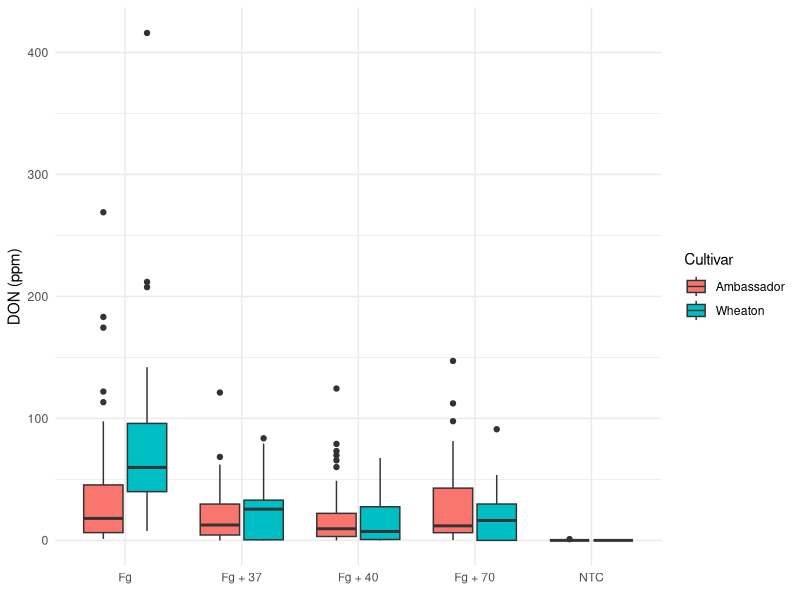
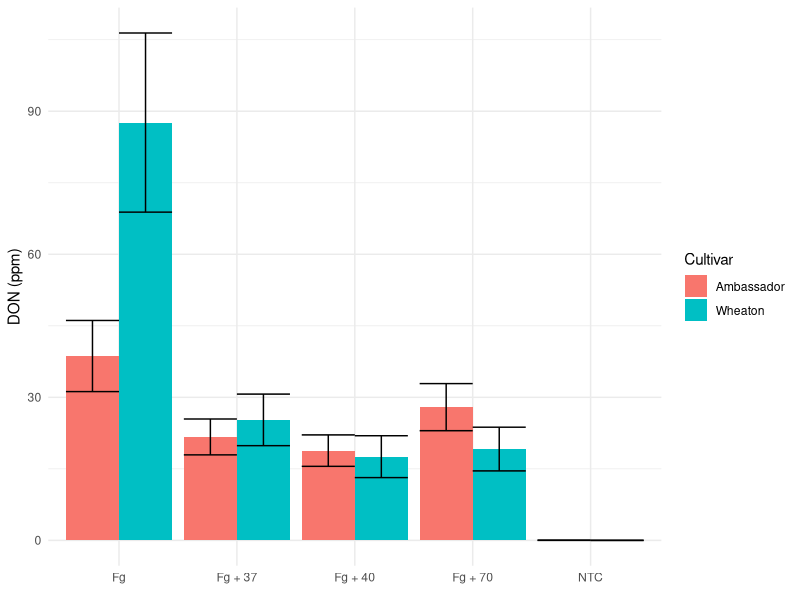
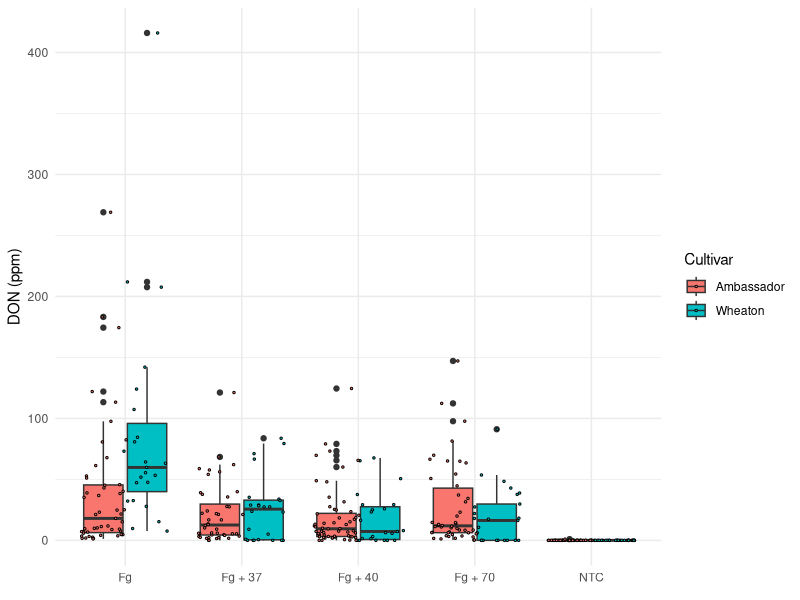
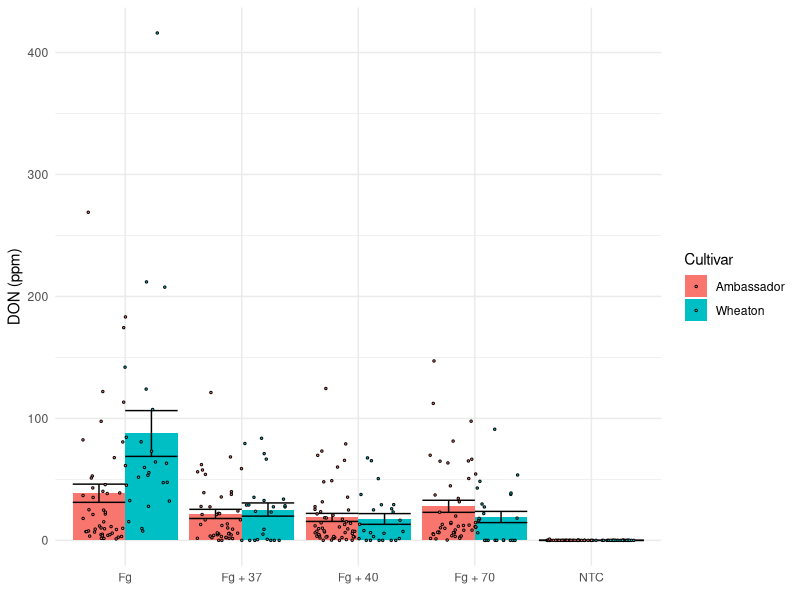
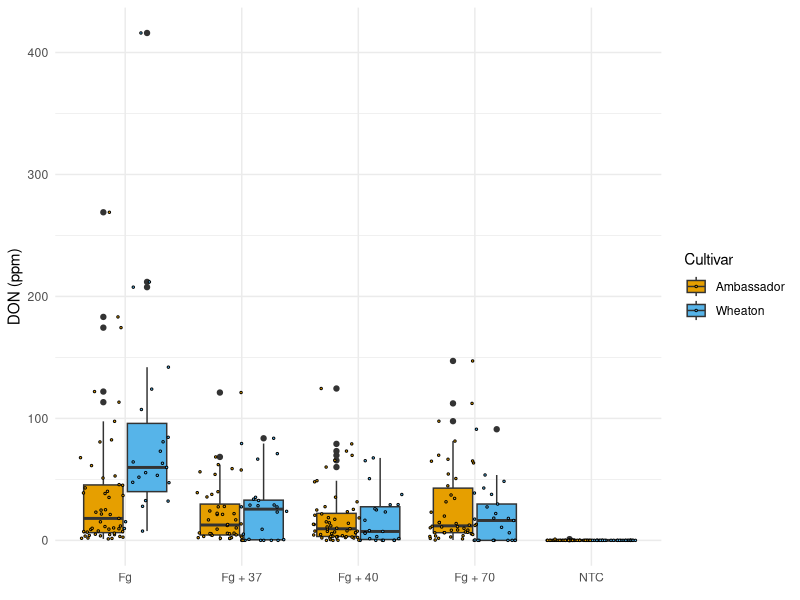
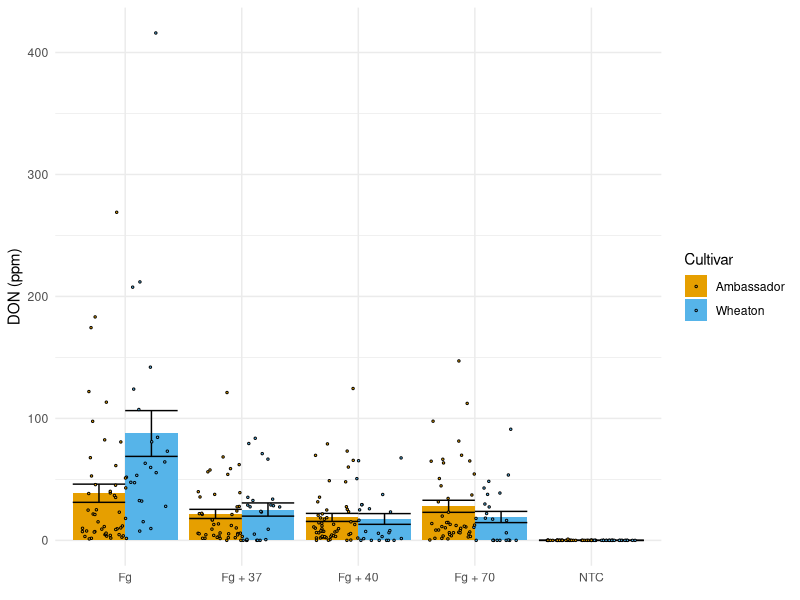
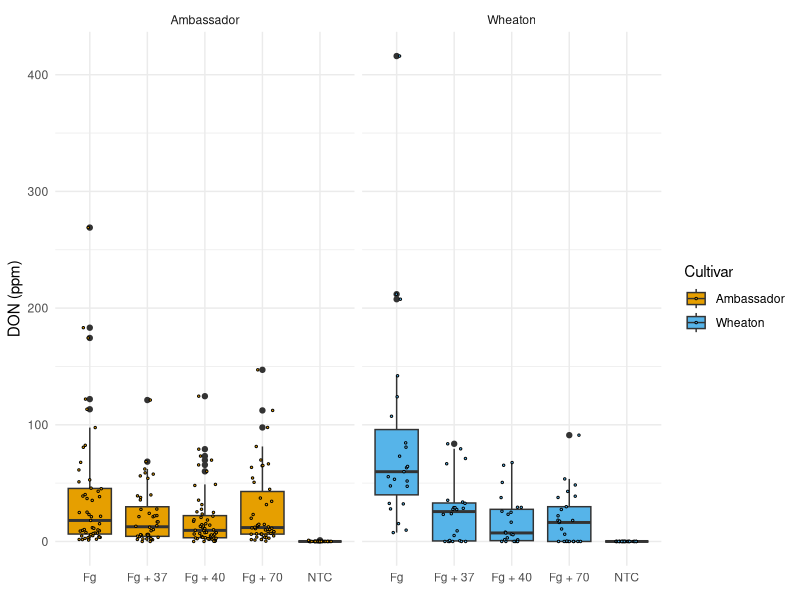
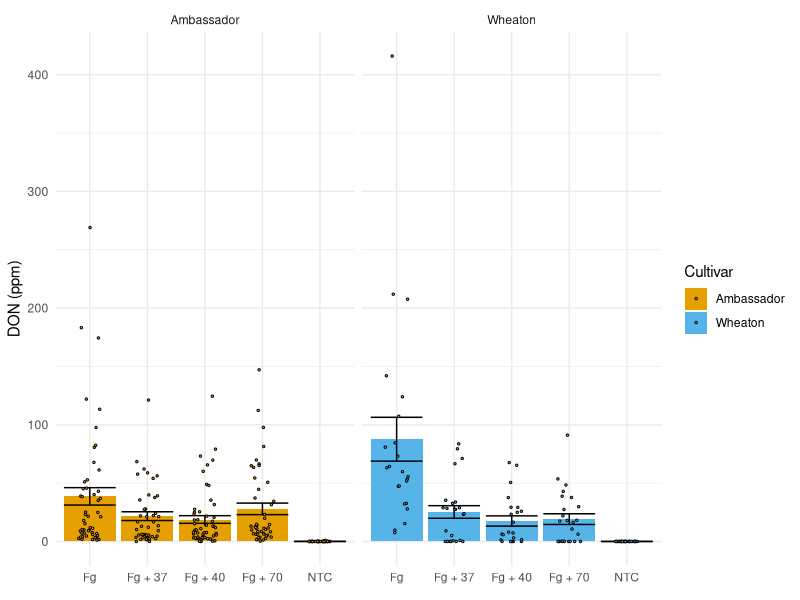

These figures' R source, in order:
## ---- chunk 1
# Load libraries
library(tidyverse)

# Read in the data
## Treatment, Cultivar, MassperSeed_mg, DON, 15ADON, BioRep
data <- read_csv("MycotoxinData.csv") %>% 
            mutate(DON = as.numeric(DON),
                   MassperSeed_mg = as.numeric(MassperSeed_mg),
                   `15ADON` = as.numeric(`15ADON`),
                   BioRep = as.factor(BioRep)) %>% 
            filter(!is.na(DON))
                
# Make the boxplot
ggplot(data, aes(x = Treatment, y = DON, fill = Cultivar)) +
        geom_boxplot() +
        labs(y = "DON (ppm)", x = element_blank()) +
        theme_minimal()
## ---- chunk 2
# Bar chart with error bars
ggplot(data, aes(x = Treatment, y = DON, fill = Cultivar)) +
        stat_summary(fun=mean,geom="bar", position = "dodge") +
        stat_summary(fun.data = mean_se, geom = "errorbar", position = "dodge") +
        labs(y = "DON (ppm)", x = element_blank()) +
        theme_minimal()
## ---- chunk 3
# Boxplot with jitter
ggplot(data, aes(x = Treatment, y = DON, fill = Cultivar)) +
        geom_boxplot() +
        geom_point(position = position_jitterdodge(), shape = 21, color = "black", size = 0.5) +
        labs(y = "DON (ppm)", x = element_blank()) +
        theme_minimal() 

# Bar chart with jitter
ggplot(data, aes(x = Treatment, y = DON, fill = Cultivar)) +
        stat_summary(fun=mean,geom="bar", position = "dodge") +
        stat_summary(fun.data = mean_se, geom = "errorbar", position = "dodge") +
        geom_point(position = position_jitterdodge(), shape = 21, color = "black", size = 0.5) +
        labs(y = "DON (ppm)", x = element_blank()) +
        theme_minimal()

## ---- chunk 4
cbbPalette <- c("#000000", "#E69F00", "#56B4E9", "#009E73", "#F0E442", "#0072B2", "#D55E00", "#CC79A7")

# Boxplot
ggplot(data, aes(x = Treatment, y = DON, fill = Cultivar)) +
        geom_boxplot() +
        geom_point(position = position_jitterdodge(), shape = 21, color = "black", size = 0.5) +
        labs(y = "DON (ppm)", x = element_blank()) +
        scale_fill_manual(values = cbbPalette[2:3], name = "Cultivar", labels = c("Ambassador", "Wheaton")) +
        theme_minimal() 

# Bar chart
ggplot(data, aes(x = Treatment, y = DON, fill = Cultivar)) +
        stat_summary(fun=mean,geom="bar", position = "dodge") +
        stat_summary(fun.data = mean_se, geom = "errorbar", position = "dodge") +
        geom_point(position = position_jitterdodge(), shape = 21, color = "black", size = 0.5) +
        labs(y = "DON (ppm)", x = element_blank()) +
        scale_fill_manual(values = cbbPalette[2:3], name = "Cultivar", labels = c("Ambassador", "Wheaton")) +
        theme_minimal()
## ---- chunk 5
# Boxplot
ggplot(data, aes(x = Treatment, y = DON, fill = Cultivar)) +
        geom_boxplot() +
        geom_point(position = position_jitterdodge(), shape = 21, color = "black", size = 0.5) +
        labs(y = "DON (ppm)", x = element_blank()) +
        scale_fill_manual(values = cbbPalette[2:3], name = "Cultivar", labels = c("Ambassador", "Wheaton")) +
        theme_minimal() + 
        facet_wrap(~ Cultivar)

# Bar chart
ggplot(data, aes(x = Treatment, y = DON, fill = Cultivar)) +
        stat_summary(fun=mean,geom="bar", position = "dodge") +
        stat_summary(fun.data = mean_se, geom = "errorbar", position = "dodge") +
        geom_point(position = position_jitterdodge(), shape = 21, color = "black", size = 0.5) +
        labs(y = "DON (ppm)", x = element_blank()) +
        scale_fill_manual(values = cbbPalette[2:3], name = "Cultivar", labels = c("Ambassador", "Wheaton")) +
        theme_minimal() +
        facet_wrap(~ Cultivar)
## ---- chunk 6
# Boxplot
ggplot(data, aes(x = Treatment, y = DON, fill = Cultivar)) +
        geom_boxplot() +
        geom_point(position = position_jitterdodge(), shape = 21, color = "black", size = 0.5, alpha=0.5) +
        labs(y = "DON (ppm)", x = element_blank()) +
        scale_fill_manual(values = cbbPalette[2:3], name = "Cultivar", labels = c("Ambassador", "Wheaton")) +
        theme_minimal() + 
        facet_wrap(~ Cultivar)

# Bar chart
ggplot(data, aes(x = Treatment, y = DON, fill = Cultivar)) +
        stat_summary(fun=mean,geom="bar", position = "dodge") +
        stat_summary(fun.data = mean_se, geom = "errorbar", position = "dodge") +
        geom_point(position = position_jitterdodge(), shape = 21, color = "black", size = 0.5, alpha=0.5) +
        labs(y = "DON (ppm)", x = element_blank()) +
        scale_fill_manual(values = cbbPalette[2:3], name = "Cultivar", labels = c("Ambassador", "Wheaton")) +
        theme_minimal() +
        facet_wrap(~ Cultivar)

## ---- chunk 7
data_CI <- data %>% 
          group_by(Cultivar, Treatment) %>%
          summarize(Mean = mean(DON), SD = sd(DON), N = n(),
                    CI_L = Mean - (SD * 1.96)/sqrt(N),
                    CI_U = Mean + (SD * 1.96)/sqrt(N))

ggplot(data_CI, aes(x = Treatment, y = Mean, color = Cultivar)) +
        geom_point() +
        geom_errorbar(aes(ymin = CI_L, ymax = CI_U), width = 0.2) +
        scale_color_manual(values = cbbPalette[2:3], name = "Cultivar", labels = c("Ambassador", "Wheaton")) +
        theme_minimal() +
        facet_wrap(~ Cultivar)
